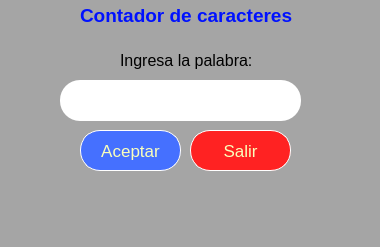
<?xml version="1.0" encoding="UTF-8"?>
<ui version="4.0">
 <class>MainWindow</class>
 <widget class="QMainWindow" name="MainWindow">
  <property name="geometry">
   <rect>
    <x>0</x>
    <y>0</y>
    <width>380</width>
    <height>247</height>
   </rect>
  </property>
  <property name="windowTitle">
   <string>MainWindow</string>
  </property>
  <property name="styleSheet">
   <string notr="true">background-color: rgb(165, 165, 165);</string>
  </property>
  <widget class="QWidget" name="centralwidget">
   <widget class="QPushButton" name="btn_aceptar">
    <property name="geometry">
     <rect>
      <x>80</x>
      <y>130</y>
      <width>101</width>
      <height>41</height>
     </rect>
    </property>
    <property name="font">
     <font>
      <pointsize>13</pointsize>
      <underline>false</underline>
     </font>
    </property>
    <property name="styleSheet">
     <string notr="true">background-color: rgb(69, 112, 255);
color: rgb(250, 255, 187);
border-radius:20px;
border: 1px solid white;</string>
    </property>
    <property name="text">
     <string>Aceptar</string>
    </property>
   </widget>
   <widget class="QLineEdit" name="txt_palabra">
    <property name="geometry">
     <rect>
      <x>60</x>
      <y>80</y>
      <width>241</width>
      <height>41</height>
     </rect>
    </property>
    <property name="font">
     <font>
      <pointsize>20</pointsize>
      <weight>50</weight>
      <italic>false</italic>
      <bold>false</bold>
     </font>
    </property>
    <property name="styleSheet">
     <string notr="true">background-color: rgb(255, 255, 255);
border-radius:20px;</string>
    </property>
    <property name="text">
     <string/>
    </property>
   </widget>
   <widget class="QLabel" name="label">
    <property name="geometry">
     <rect>
      <x>80</x>
      <y>0</y>
      <width>231</width>
      <height>31</height>
     </rect>
    </property>
    <property name="font">
     <font>
      <pointsize>14</pointsize>
     </font>
    </property>
    <property name="styleSheet">
     <string notr="true">color: rgb(0, 17, 255);</string>
    </property>
    <property name="text">
     <string>&lt;html&gt;&lt;head/&gt;&lt;body&gt;&lt;p&gt;&lt;span style=&quot; font-weight:600;&quot;&gt;Contador de caracteres&lt;/span&gt;&lt;/p&gt;&lt;/body&gt;&lt;/html&gt;</string>
    </property>
   </widget>
   <widget class="QLabel" name="label_2">
    <property name="geometry">
     <rect>
      <x>120</x>
      <y>50</y>
      <width>141</width>
      <height>21</height>
     </rect>
    </property>
    <property name="font">
     <font>
      <pointsize>12</pointsize>
     </font>
    </property>
    <property name="text">
     <string>&lt;html&gt;&lt;head/&gt;&lt;body&gt;&lt;p&gt;Ingresa la palabra:&lt;/p&gt;&lt;/body&gt;&lt;/html&gt;</string>
    </property>
   </widget>
   <widget class="QPushButton" name="btn_salir">
    <property name="geometry">
     <rect>
      <x>190</x>
      <y>130</y>
      <width>101</width>
      <height>41</height>
     </rect>
    </property>
    <property name="font">
     <font>
      <pointsize>13</pointsize>
      <underline>false</underline>
     </font>
    </property>
    <property name="styleSheet">
     <string notr="true">background-color: rgb(255, 34, 34);
color: rgb(250, 255, 187);
border-radius:20px;
border: 1px solid white;</string>
    </property>
    <property name="text">
     <string>Salir</string>
    </property>
   </widget>
  </widget>
  <widget class="QMenuBar" name="menubar">
   <property name="geometry">
    <rect>
     <x>0</x>
     <y>0</y>
     <width>380</width>
     <height>21</height>
    </rect>
   </property>
  </widget>
  <widget class="QStatusBar" name="statusbar"/>
 </widget>
 <resources/>
 <connections/>
</ui>
